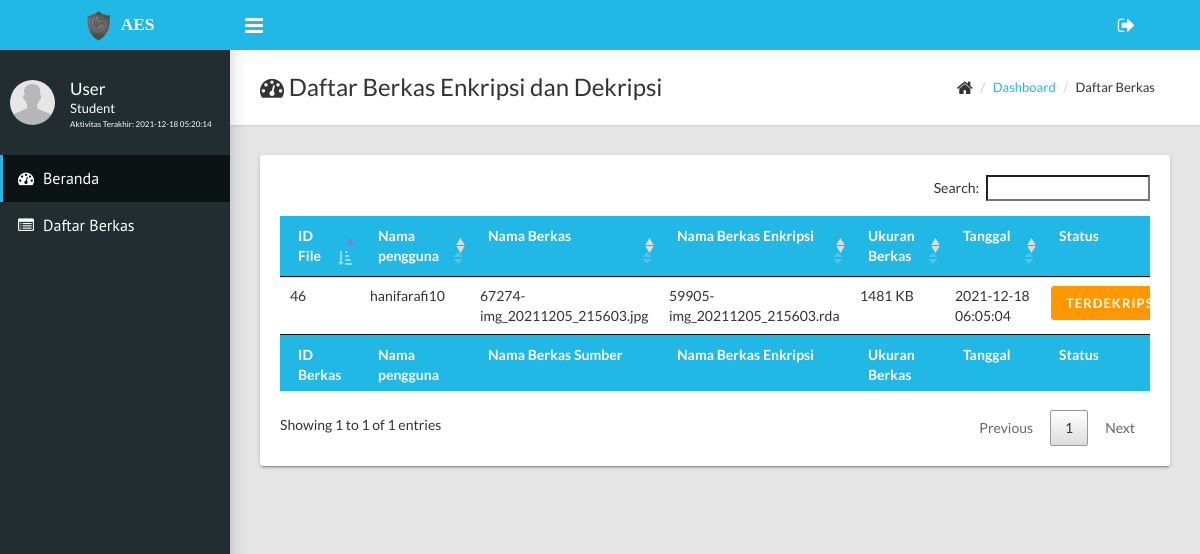
Screenshot of /dashboard/history.php (signed in) with the database file from the repository.
### tables this page shows
CREATE TABLE `users` (
  `username` varchar(15) NOT NULL,
  `password` varchar(100) DEFAULT NULL,
  `fullname` varchar(50) DEFAULT NULL,
  `job_title` varchar(50) DEFAULT NULL,
  `join_date` timestamp NULL DEFAULT NULL,
  `last_activity` timestamp NULL DEFAULT NULL,
  `status` enum('1','2') DEFAULT NULL
);

CREATE TABLE `file` (
  `id_file` int(11) NOT NULL,
  `username` varchar(15) DEFAULT NULL,
  `file_name_source` varchar(255) DEFAULT NULL,
  `file_name_finish` varchar(255) DEFAULT NULL,
  `file_url` varchar(255) DEFAULT NULL,
  `file_size` float DEFAULT NULL,
  `password` varchar(16) DEFAULT NULL,
  `tgl_upload` timestamp NULL DEFAULT NULL,
  `status` enum('1','2') DEFAULT NULL,
  `keterangan` varchar(255) DEFAULT NULL
);

### dashboard/history.php (the view, shortened to what this page needs)
<?php
include('../config.php');
?>
<!DOCTYPE html>
<html>
<?php
$user = $_SESSION['username'];
$query = mysqli_query($koneksi,"SELECT fullname,job_title,last_activity FROM users WHERE username='$user'");
$data = mysqli_fetch_array($query);
?>
  <head>
    <link rel="stylesheet" type="text/css" href="../assets/css/style.css">
    <link rel="stylesheet" type="text/css" href="../assets/plugins/datatables/css/jquery.dataTables.css">
  </head>
  <body class="sidebar-mini fixed">
    <?php include('navmenu.php'); ?>
      <div class="content-wrapper">
        <div class="page-title">
          <div>
            <h1><i class="fa fa-dashboard"></i> Daftar Berkas Enkripsi dan Dekripsi</h1>
          </div>
          <div>
            <ul class="breadcrumb">
              <li><i class="fa fa-home fa-lg"></i></li>
              <li><a href="index.php">Dashboard</a></li>
              <li>Daftar Berkas</li>
            </ul>
          </div>
        </div>
        <div class="row">
          <div class="col-md-12">
            <div class="card">
              <div class="card-body">
                <div class="table-responsive">
                  <table id="file" class="table striped">
                    <thead class="bg-primary">
                        <tr>
                          <td><strong>ID File</strong></td>
                          <td><strong>Nama pengguna</strong></td>
                          <td><strong>Nama Berkas</strong></td>
                          <td><strong>Nama Berkas Enkripsi</strong></td>
                          <td><strong>Ukuran Berkas</strong></td>
                          <td><strong>Tanggal</strong></td>
                          <td><strong>Status</strong></td>
                        </tr>
                      </thead>
                      <tfoot class="bg-primary">
                        <tr>
                          <td><strong>ID Berkas</strong></td>
                          <td><strong>Nama pengguna</strong></td>
                          <td><strong>Nama Berkas Sumber</strong></td>
                          <td><strong>Nama Berkas Enkripsi</strong></td>
                          <td><strong>Ukuran Berkas</strong></td>
                          <td><strong>Tanggal</strong></td>
                          <td><strong>Status</strong></td>
                        </tr>
                      </tfoot>
                        <tbody>
                        <?php
                          $query = mysqli_query($koneksi,"SELECT * FROM file");
                          while ($data = mysqli_fetch_array($query)) { ?>
                          <tr>
                            <td><?php echo $data['id_file']; ?></td>
                            <td><?php echo $data['username']; ?></td>
                            <td><?php echo $data['file_name_source']; ?></td>
                            <?php $namabrks = $data['file_name_source']; ?>
                            <td><?php echo $data['file_name_finish']; ?></td>
                            <td><?php echo $data['file_size']; ?> KB</td>
                            <td><?php echo $data['tgl_upload']; ?></td>
                            <td><?php if ($data['status'] == 1) {
                              echo "<a href='decrypt.php' class='btn btn-success'>Terenkripsi</a>";
                            }elseif ($data['status'] == 2) {
                              echo "<a href='file_decrypt/$namabrks' class='btn btn-warning'>Terdekripsi</a>
                              ";
                            }else {
                              echo "<span class='btn btn-danger'>Status Tidak Diketahui</span>";
                            }
                             ?></td>
                          </tr>
                          <?php
                        } ?>
                        </tbody>
                      </table>
              </div>
            </div>
          </div>
        </div>
      </div>
    </div>
  </body>
</html>

### dashboard/navmenu.php (shortened to what this page needs)
<div class="wrapper">
      <header class="main-header hidden-print"><a class="logo" href="" rel="noopener noreferrer" style="font-size:13pt;"><img src="../assets/images/aes.png" width="45px" alt="" srcset=""><strong>AES</strong></a>
        <nav class="navbar navbar-static-top">
          <a class="sidebar-toggle" href="#" data-toggle="offcanvas"></a>
          <div class="navbar-custom-menu">
            <ul class="top-nav">
              <li class="dropdown"><a class="dropdown-toggle" href="#" data-toggle="dropdown" role="button" aria-haspopup="true" aria-expanded="false"><i class="fa fa-sign-out fa-lg"></i></a>
              </li>
            </ul>
          </div>
        </nav>
      </header>
      <aside class="main-sidebar hidden-print">
        <section class="sidebar">
          <div class="user-panel">
            <div class="pull-left image"><img class="img-circle" src="../assets/images/user.png" alt="User Image"></div>
            <div class="pull-left info">
              <p style="margin-top:-5px;"><?php echo $data['fullname']; ?></p>
              <p class="designation"><?php echo $data['job_title']; ?></p>
              <p class="designation" style="font-size:6pt;">Aktivitas Terakhir: <?php echo $data['last_activity'] ?></p>
            </div>
          </div>
          <ul class="sidebar-menu">
            <li class="active"><a href="index.php"><i class="fa fa-dashboard"></i><span>Beranda</span></a></li>
            <li><a href="history.php"><i class="fa fa-list-alt"></i><span>Daftar Berkas</span></a></li>
          </ul>
        </section>
      </aside>

### rows the page displays
users: fullname "User", job_title "Student", last_activity "2021-12-18 05:20:14"
file: id_file "46", username "hanifarafi10", file_name_source "67274-img_20211205_215603.jpg", file_name_finish "59905-img_20211205_215603.rda", file_size "1481", tgl_upload "2021-12-18 06:05:04"
